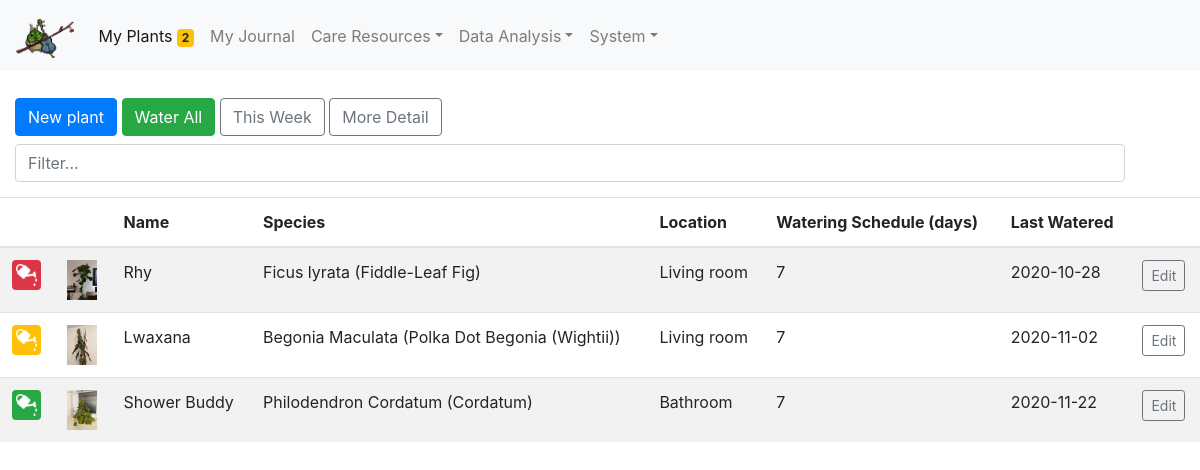
The app's page /my_plants/ with its own data.
### tables this page shows
CREATE TABLE houseplants (ID INTEGER PRIMARY KEY AUTOINCREMENT,name varchar(765),species varchar(765),location varchar(765),purchased_from varchar(765),purchase_date timestamp,water_schedule_in_days integer,last_watered timestamp,substrate varchar(765),pot_size real,leaf_temp_offset integer,pic_path varchar(765),has_pic smallint,days_since_last_water integer,need_water smallint,water_warning smallint,ignore smallint,death smallint,last_repot_date timestamp, sold smallint);

### webserver.py (the view)
@app.route('/my_plants/')
def my_plants():
    (c, r) = read_sql(
        cp['g']['plant_db_path'] + 'my_plants.db',
        'SELECT * FROM houseplants WHERE death != 1 and sold != 1 ORDER BY need_water DESC, water_warning DESC'
    )
    (days, day_names) = plant_watering_week()
    for row in r:
        print(row)
    return render_template('my_plants.html', columns=c, rows=r, title='', days=days, day_names=day_names, plants_to_water=int(cp['water']['plants_to_water']))

### webserver.py (called while the page is built)
@app.after_request
def add_header(response):
    response.cache_control.max_age = 1
    response.cache_control.public = True
    cp.read('config.ini')  # needed to make water badge update each time a page is loaded
    return response

### templates/my_plants.html (shortened to what this page needs)
{% extends "base.html" %}
{% set active_page = "my_plants" %}
{% block content %}
<div class="container float-left" style="padding-bottom: 15px; padding-top: 10px;">
    <a class="btn btn-primary mt-2" href="{{ url_for('add_plant') }}">New plant</a>
    <a class="btn btn-success mt-2" href="{{ url_for('water_all') }}">Water All</a>
    <a class="btn btn-outline-secondary mt-2" data-toggle="collapse" href="#collapseWaterCalendar" role="button" aria-expanded="false" aria-controls="collapseWaterCalendar">
        This Week
    </a>
    <a class="btn btn-outline-secondary mt-2" data-toggle="collapse" href="#collapseExample" role="button" aria-expanded="false" aria-controls="collapseExample">
        More Detail
    </a>
    <input class="form-control mt-2" id="filterIn" type="text" placeholder="Filter...">
</div>
<table class="table table-striped sticky-header">
    <thead>
        <tr>
            <th></th>
            <th></th>
            <th scope="col" class="d-none d-sm-table-cell">Name</th>
            <th scope="col" class="d-none d-sm-table-cell">Species</th>
            <th scope="col" class="d-none d-sm-table-cell">Location</th>
            <th scope="col" class="d-none d-sm-table-cell">Watering Schedule (days)</th>
            <th scope="col" class="d-none d-sm-table-cell">Last Watered</th>
            <th></th>
        </tr>
    </thead>
    <tbody id="table">
        {% for item in rows %}
            <tr>
                <td>
                    {% if item[16] == 0 %}
                    <a href="{{ url_for('water_one_plant', id=item[0]) }}">
                    {% endif %}
                    <img src="/static/icon-watered.png" class="rounded p-1
                    {% if item[14] == 1 %}
                    bg-danger
                    {% elif item[15] == 1 %}
                    bg-warning
                    {% elif item[16] == 1 %}
                    bg-secondary
                    {% else %}
                    bg-success
                    {% endif %}
                    " height="30">
                    {% if item[16] == 0 %}</a>{% endif %}
                </td>
                <td>
                    {% if item[11] != 'none'%}
                    <img src="/static/{{ item[11] }}" height="40" data-toggle="modal" data-target="#{{ item[1].replace(' ','') }}">
                    {% endif %}
                </td>
                <td> {{ item[1] }} </td>
                <td scope="col" class="d-none d-sm-table-cell"> {{ item[2] }} </td>
                <td scope="col" class="d-none d-sm-table-cell"> {{ item[3] }} </td>
                <td scope="col" class="d-none d-sm-table-cell"> {{ item[6] }} </td>
                <td scope="col" class="d-none d-sm-table-cell"> {{ item[7] }} </td>
                <td><a href="{{ url_for('edit_plant', id=item[0]) }}" class="btn btn-sm btn-outline-secondary" >Edit</a></td>
            </tr>
        {% endfor %}
    </tbody>
</table>
{% endblock %}

### templates/base.html (shortened to what this page needs)
<!doctype html>
<html lang="en">
<head>
    <link rel="stylesheet" href="https://stackpath.bootstrapcdn.com/bootstrap/4.5.1/css/bootstrap.min.css">
    <link href="/docs/4.2/dist/css/bootstrap.min.css" rel="stylesheet">
    <link rel="stylesheet" src="extensions/sticky-header/bootstrap-table-sticky-header.css">
</head>
<body style="padding-top: 80px;">
    <nav class="navbar navbar-expand-lg fixed-top navbar-light bg-light">
      <a class="navbar-brand" href="{{ url_for('index') }}"><img src="/static/makar cello.png" height="45" style="padding-top: 6px;"></a>
      <div class="collapse navbar-collapse" id="navbarCollapse">
          <ul class="navbar-nav mr-auto">
              <li class="nav-item {{ 'active' if active_page == 'my_plants' else '' }}">
                  <a class="nav-link" href="{{ url_for('my_plants') }}">
                      My Plants <span class="badge badge-warning">{% if plants_to_water > 0 %}{{plants_to_water}}{% endif %}</span>
                  </a>
              </li>
              <li class="nav-item {{ 'active' if active_page == 'my_journal' else '' }}"><a class="nav-link" href="{{ url_for('my_journal') }}">My Journal</a></li>
              <li class="nav-item dropdown {{ 'active' if active_page == 'resources' else '' }}">
                    <a class="nav-link dropdown-toggle" id="navbarDropdownMenuResources" data-toggle="dropdown" aria-haspopup="true" aria-expanded="false">Care Resources</a>
              <li class="nav-item dropdown {{ 'active' if active_page == 'data_analysis' else '' }}">
                    <a class="nav-link dropdown-toggle" id="navbarDropdownMenuData" data-toggle="dropdown" aria-haspopup="true" aria-expanded="false">Data Analysis</a>
              <li class="nav-item dropdown {{ 'active' if active_page == 'system' else '' }}">
                    <a class="nav-link dropdown-toggle" id="navbarDropdownMenuSystem" data-toggle="dropdown" aria-haspopup="true" aria-expanded="false">System</a>
              </li>
          </ul>
      </div>
    </nav>
{% block content %}{% endblock %}
</body>
</html>

### templates/base.html (style rules this page uses)
body { padding-top:50px; }
th { position: sticky; top: 65px; background: white; }

### records on screen
houseplants: pic_path (picture), name "Rhy", species "Ficus lyrata (Fiddle-Leaf Fig)", location "Living room", water_schedule_in_days "7", last_watered "2020-10-28"
houseplants: pic_path+name (picture), name "Lwaxana", species "Begonia Maculata (Polka Dot Begonia (Wightii))", location "Living room", water_schedule_in_days "7", last_watered "2020-11-02"
houseplants: pic_path+name (picture), name "Shower Buddy", species "Philodendron Cordatum (Cordatum)", location "Bathroom", water_schedule_in_days "7", last_watered "2020-11-22"

### other values on screen
{{ plants_to_water }} "2"
